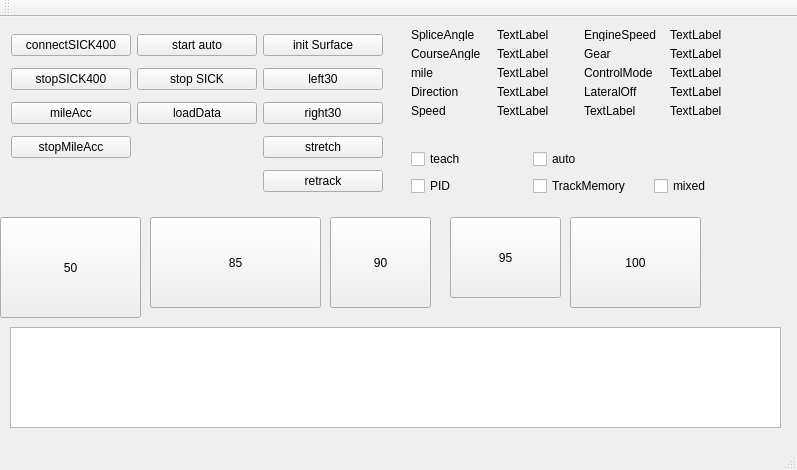
<?xml version="1.0" encoding="UTF-8"?>
<ui version="4.0">
 <class>MainWindow</class>
 <widget class="QMainWindow" name="MainWindow">
  <property name="geometry">
   <rect>
    <x>0</x>
    <y>0</y>
    <width>797</width>
    <height>470</height>
   </rect>
  </property>
  <property name="windowTitle">
   <string>MainWindow</string>
  </property>
  <widget class="QWidget" name="centralWidget">
   <widget class="QTableWidget" name="tableWidget">
    <property name="geometry">
     <rect>
      <x>10</x>
      <y>310</y>
      <width>771</width>
      <height>101</height>
     </rect>
    </property>
   </widget>
   <widget class="QWidget" name="gridLayoutWidget">
    <property name="geometry">
     <rect>
      <x>0</x>
      <y>0</y>
      <width>394</width>
      <height>194</height>
     </rect>
    </property>
    <layout class="QGridLayout" name="gridLayout">
     <item row="1" column="2">
      <widget class="QPushButton" name="pushButton_testAlgorithm">
       <property name="text">
        <string>left30</string>
       </property>
      </widget>
     </item>
     <item row="1" column="1">
      <widget class="QPushButton" name="pushButton_4">
       <property name="text">
        <string>stop SICK</string>
       </property>
      </widget>
     </item>
     <item row="2" column="2">
      <widget class="QPushButton" name="pushButton_2">
       <property name="text">
        <string>right30</string>
       </property>
      </widget>
     </item>
     <item row="0" column="2">
      <widget class="QPushButton" name="pushButton_initSurface">
       <property name="text">
        <string>init Surface</string>
       </property>
      </widget>
     </item>
     <item row="3" column="2">
      <widget class="QPushButton" name="pushButton_stretch">
       <property name="text">
        <string>stretch</string>
       </property>
      </widget>
     </item>
     <item row="4" column="2">
      <widget class="QPushButton" name="pushButton_retract">
       <property name="text">
        <string>retrack</string>
       </property>
      </widget>
     </item>
     <item row="0" column="0">
      <widget class="QPushButton" name="pushButton_connect400">
       <property name="text">
        <string>connectSICK400</string>
       </property>
      </widget>
     </item>
     <item row="1" column="0">
      <widget class="QPushButton" name="pushButton_stop400">
       <property name="text">
        <string>stopSICK400</string>
       </property>
      </widget>
     </item>
     <item row="0" column="1">
      <widget class="QPushButton" name="pushButton_startTeach">
       <property name="text">
        <string>start auto</string>
       </property>
      </widget>
     </item>
     <item row="2" column="0">
      <widget class="QPushButton" name="pushButton_accuMile">
       <property name="text">
        <string>mileAcc</string>
       </property>
      </widget>
     </item>
     <item row="3" column="0">
      <widget class="QPushButton" name="pushButton_stopMileAcc">
       <property name="text">
        <string>stopMileAcc</string>
       </property>
      </widget>
     </item>
     <item row="2" column="1">
      <widget class="QPushButton" name="pushButton_loaddata">
       <property name="text">
        <string>loadData</string>
       </property>
      </widget>
     </item>
    </layout>
   </widget>
   <widget class="QWidget" name="gridLayoutWidget_4">
    <property name="geometry">
     <rect>
      <x>400</x>
      <y>0</y>
      <width>361</width>
      <height>111</height>
     </rect>
    </property>
    <layout class="QGridLayout" name="gridLayout_4">
     <item row="0" column="2">
      <widget class="QLabel" name="label_9">
       <property name="text">
        <string>EngineSpeed</string>
       </property>
      </widget>
     </item>
     <item row="0" column="3">
      <widget class="QLabel" name="label_engineSpeed">
       <property name="text">
        <string>TextLabel</string>
       </property>
      </widget>
     </item>
     <item row="1" column="3">
      <widget class="QLabel" name="label_gear">
       <property name="text">
        <string>TextLabel</string>
       </property>
      </widget>
     </item>
     <item row="2" column="3">
      <widget class="QLabel" name="label_controlMode">
       <property name="text">
        <string>TextLabel</string>
       </property>
      </widget>
     </item>
     <item row="3" column="0">
      <widget class="QLabel" name="label_2">
       <property name="text">
        <string>Direction</string>
       </property>
      </widget>
     </item>
     <item row="0" column="0">
      <widget class="QLabel" name="label">
       <property name="text">
        <string>SpliceAngle</string>
       </property>
      </widget>
     </item>
     <item row="0" column="1">
      <widget class="QLabel" name="label_spliceAngle">
       <property name="text">
        <string>TextLabel</string>
       </property>
      </widget>
     </item>
     <item row="3" column="2">
      <widget class="QLabel" name="label_4">
       <property name="text">
        <string>LateralOff</string>
       </property>
      </widget>
     </item>
     <item row="3" column="3">
      <widget class="QLabel" name="label_lateralOffset">
       <property name="text">
        <string>TextLabel</string>
       </property>
      </widget>
     </item>
     <item row="2" column="1">
      <widget class="QLabel" name="label_mile">
       <property name="text">
        <string>TextLabel</string>
       </property>
      </widget>
     </item>
     <item row="1" column="1">
      <widget class="QLabel" name="label_courseAngle">
       <property name="text">
        <string>TextLabel</string>
       </property>
      </widget>
     </item>
     <item row="1" column="0">
      <widget class="QLabel" name="label_3">
       <property name="text">
        <string>CourseAngle</string>
       </property>
      </widget>
     </item>
     <item row="3" column="1">
      <widget class="QLabel" name="label_direction">
       <property name="text">
        <string>TextLabel</string>
       </property>
      </widget>
     </item>
     <item row="1" column="2">
      <widget class="QLabel" name="label_8">
       <property name="text">
        <string>Gear</string>
       </property>
      </widget>
     </item>
     <item row="2" column="0">
      <widget class="QLabel" name="label_6">
       <property name="text">
        <string>mile</string>
       </property>
      </widget>
     </item>
     <item row="2" column="2">
      <widget class="QLabel" name="label_10">
       <property name="text">
        <string>ControlMode</string>
       </property>
      </widget>
     </item>
     <item row="4" column="0">
      <widget class="QLabel" name="label_sur_acc">
       <property name="text">
        <string>Speed</string>
       </property>
      </widget>
     </item>
     <item row="4" column="1">
      <widget class="QLabel" name="label_speed">
       <property name="text">
        <string>TextLabel</string>
       </property>
      </widget>
     </item>
     <item row="4" column="2">
      <widget class="QLabel" name="label_11">
       <property name="text">
        <string>TextLabel</string>
       </property>
      </widget>
     </item>
     <item row="4" column="3">
      <widget class="QLabel" name="label_12">
       <property name="text">
        <string>TextLabel</string>
       </property>
      </widget>
     </item>
    </layout>
   </widget>
   <widget class="QWidget" name="gridLayoutWidget_2">
    <property name="geometry">
     <rect>
      <x>400</x>
      <y>120</y>
      <width>381</width>
      <height>71</height>
     </rect>
    </property>
    <layout class="QGridLayout" name="gridLayout_2">
     <item row="1" column="1">
      <widget class="QCheckBox" name="checkBox_pid">
       <property name="text">
        <string>PID</string>
       </property>
      </widget>
     </item>
     <item row="1" column="2">
      <widget class="QCheckBox" name="checkBox_trackmemory">
       <property name="text">
        <string>TrackMemory</string>
       </property>
      </widget>
     </item>
     <item row="0" column="2">
      <widget class="QCheckBox" name="checkBox_auto">
       <property name="text">
        <string>auto</string>
       </property>
      </widget>
     </item>
     <item row="0" column="1">
      <widget class="QCheckBox" name="checkBox_teach">
       <property name="text">
        <string>teach</string>
       </property>
      </widget>
     </item>
     <item row="1" column="3">
      <widget class="QCheckBox" name="checkBox_mixed">
       <property name="text">
        <string>mixed</string>
       </property>
      </widget>
     </item>
    </layout>
   </widget>
   <widget class="QPushButton" name="pushButton_acc50">
    <property name="geometry">
     <rect>
      <x>0</x>
      <y>200</y>
      <width>141</width>
      <height>101</height>
     </rect>
    </property>
    <property name="text">
     <string>50</string>
    </property>
   </widget>
   <widget class="QPushButton" name="pushButton_acc85">
    <property name="geometry">
     <rect>
      <x>150</x>
      <y>200</y>
      <width>171</width>
      <height>91</height>
     </rect>
    </property>
    <property name="text">
     <string>85</string>
    </property>
   </widget>
   <widget class="QPushButton" name="pushButton_acc90">
    <property name="geometry">
     <rect>
      <x>330</x>
      <y>200</y>
      <width>101</width>
      <height>91</height>
     </rect>
    </property>
    <property name="text">
     <string>90</string>
    </property>
   </widget>
   <widget class="QPushButton" name="pushButton_acc95">
    <property name="geometry">
     <rect>
      <x>450</x>
      <y>200</y>
      <width>111</width>
      <height>81</height>
     </rect>
    </property>
    <property name="text">
     <string>95</string>
    </property>
   </widget>
   <widget class="QPushButton" name="pushButton_acc100">
    <property name="geometry">
     <rect>
      <x>570</x>
      <y>200</y>
      <width>131</width>
      <height>91</height>
     </rect>
    </property>
    <property name="text">
     <string>100</string>
    </property>
   </widget>
  </widget>
  <widget class="QMenuBar" name="menuBar">
   <property name="geometry">
    <rect>
     <x>0</x>
     <y>0</y>
     <width>797</width>
     <height>25</height>
    </rect>
   </property>
  </widget>
  <widget class="QToolBar" name="mainToolBar">
   <attribute name="toolBarArea">
    <enum>TopToolBarArea</enum>
   </attribute>
   <attribute name="toolBarBreak">
    <bool>false</bool>
   </attribute>
  </widget>
  <widget class="QStatusBar" name="statusBar"/>
 </widget>
 <layoutdefault spacing="6" margin="11"/>
 <resources/>
 <connections/>
</ui>
